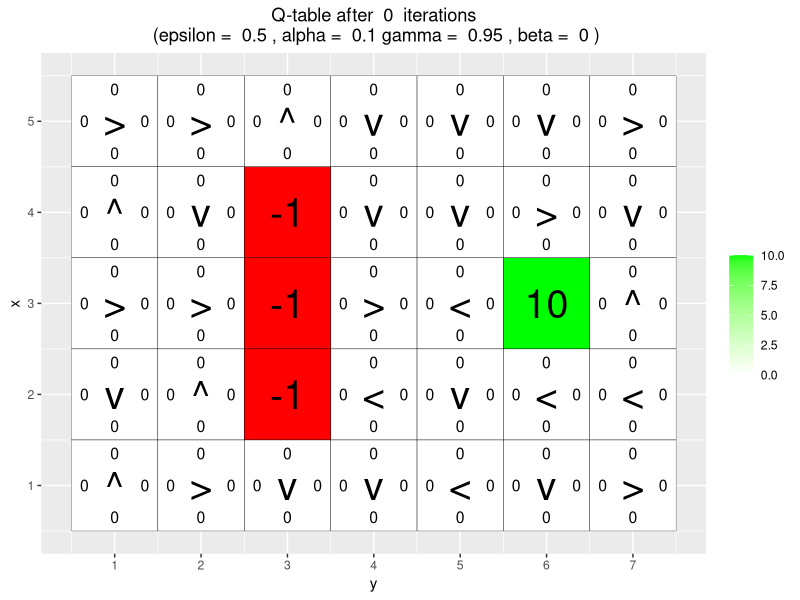
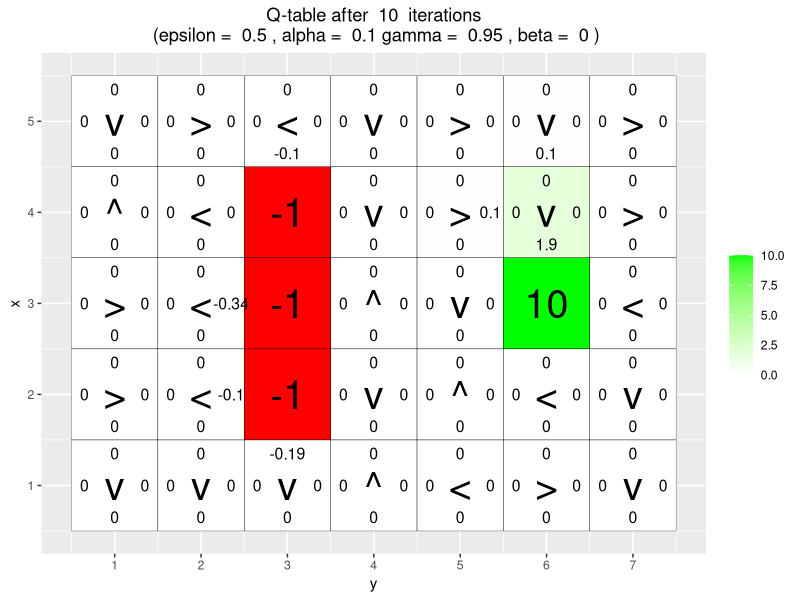
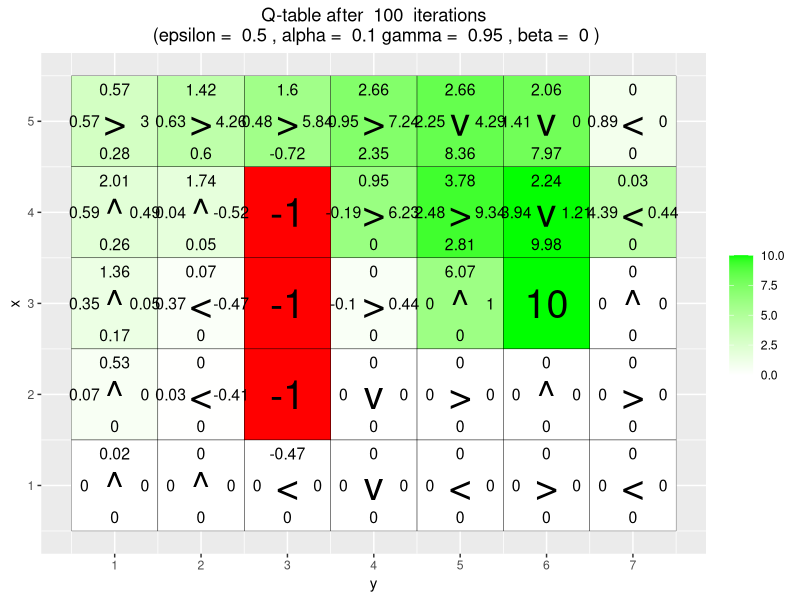
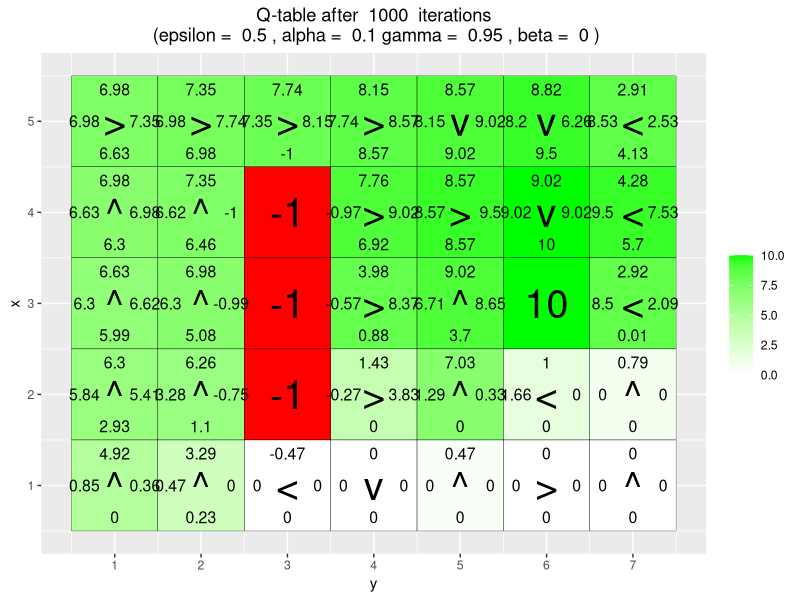
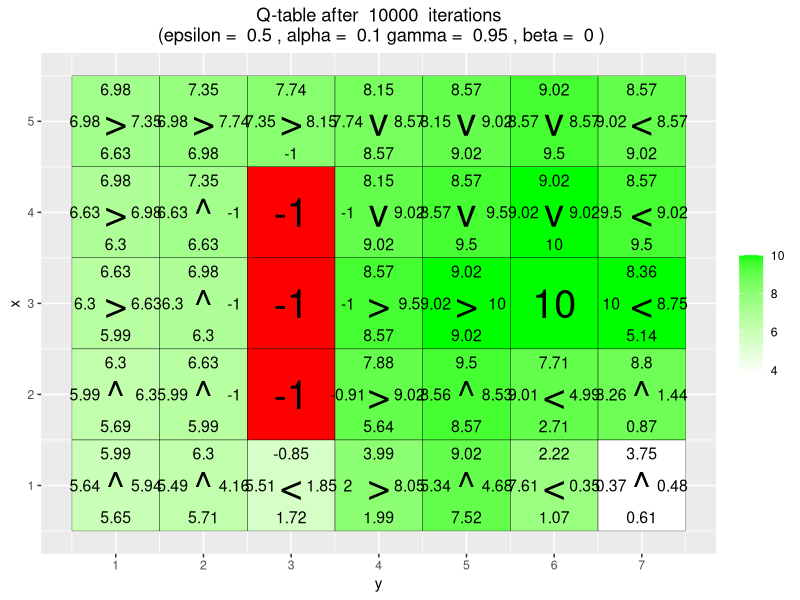
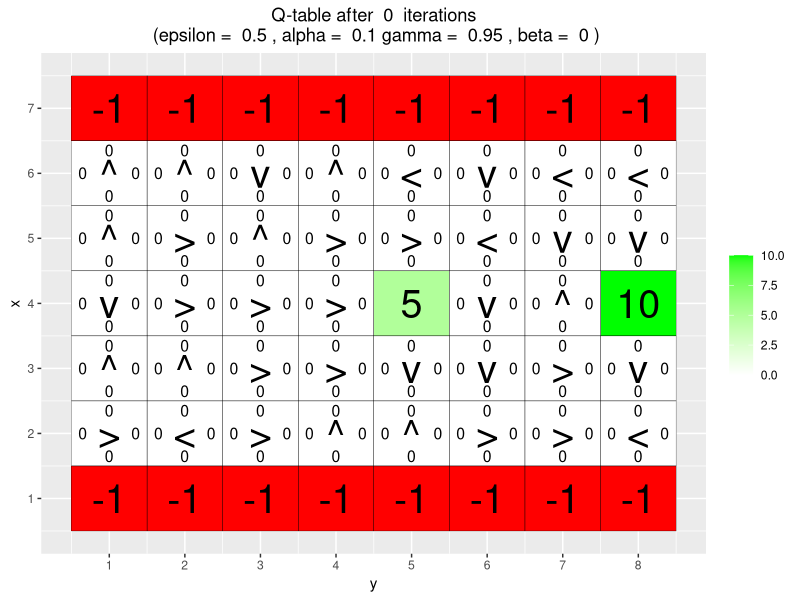
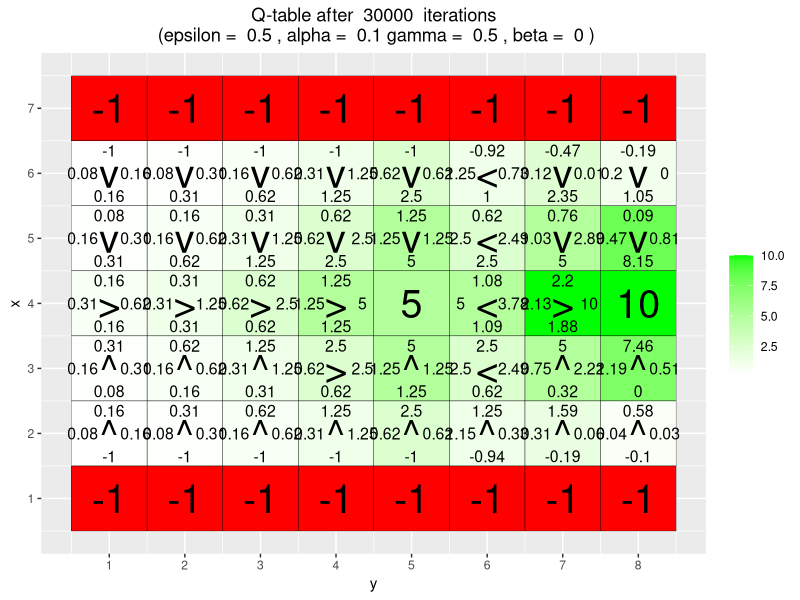
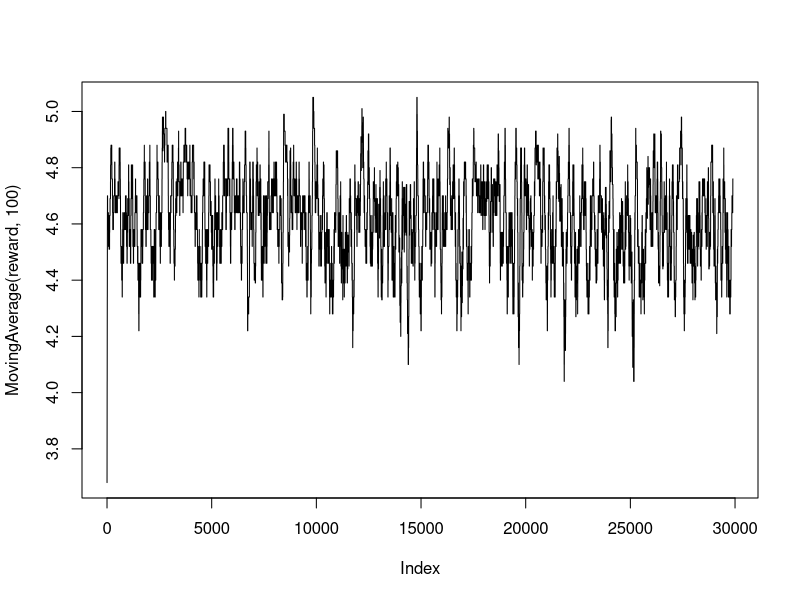

These figures' R source, in order: (Note: a time limit stopped this script after it produced the figures.)
## ---- chunk 1
knitr::opts_chunk$set(echo = TRUE)
library(ggplot2)
## ---- chunk 2
arrows <- c("^", ">", "v", "<")
action_deltas <- list(c(1,0), # up
                      c(0,1), # right
                      c(-1,0), # down
                      c(0,-1)) # left
## ---- chunk 3
vis_environment <- function(iterations=0, epsilon = 0.5, alpha = 0.1, gamma = 0.95, beta = 0){
  
  # Visualize an environment with rewards. 
  # Q-values for all actions are displayed on the edges of each tile.
  # The (greedy) policy for each state is also displayed.
  # 
  # Args:
  #   iterations, epsilon, alpha, gamma, beta (optional): for the figure title.
  #   reward_map (global variable): a HxW array containing the reward given at each state.
  #   q_table (global variable): a HxWx4 array containing Q-values for each state-action pair.
  #   H, W (global variables): environment dimensions.
  
  df <- expand.grid(x=1:H,y=1:W)
  foo <- mapply(function(x,y) ifelse(reward_map[x,y] == 0,q_table[x,y,1],NA),df$x,df$y)
  df$val1 <- as.vector(round(foo, 2))
  foo <- mapply(function(x,y) ifelse(reward_map[x,y] == 0,q_table[x,y,2],NA),df$x,df$y)
  df$val2 <- as.vector(round(foo, 2))
  foo <- mapply(function(x,y) ifelse(reward_map[x,y] == 0,q_table[x,y,3],NA),df$x,df$y)
  df$val3 <- as.vector(round(foo, 2))
  foo <- mapply(function(x,y) ifelse(reward_map[x,y] == 0,q_table[x,y,4],NA),df$x,df$y)
  df$val4 <- as.vector(round(foo, 2))
  foo <- mapply(function(x,y) 
    ifelse(reward_map[x,y] == 0,arrows[GreedyPolicy(x,y)],reward_map[x,y]),df$x,df$y)
  df$val5 <- as.vector(foo)
  foo <- mapply(function(x,y) ifelse(reward_map[x,y] == 0,max(q_table[x,y,]),
                                     ifelse(reward_map[x,y]<0,NA,reward_map[x,y])),df$x,df$y)
  df$val6 <- as.vector(foo)
  
  print(ggplot(df,aes(x = y,y = x)) +
          scale_fill_gradient(low = "white", high = "green", na.value = "red", name = "") +
          geom_tile(aes(fill=val6)) +
          geom_text(aes(label = val1),size = 4,nudge_y = .35,na.rm = TRUE) +
          geom_text(aes(label = val2),size = 4,nudge_x = .35,na.rm = TRUE) +
          geom_text(aes(label = val3),size = 4,nudge_y = -.35,na.rm = TRUE) +
          geom_text(aes(label = val4),size = 4,nudge_x = -.35,na.rm = TRUE) +
          geom_text(aes(label = val5),size = 10) +
          geom_tile(fill = 'transparent', colour = 'black') + 
          ggtitle(paste("Q-table after ",iterations," iterations\n",
                        "(epsilon = ",epsilon,", alpha = ",alpha,"gamma = ",gamma,", beta = ",beta,")")) +
          theme(plot.title = element_text(hjust = 0.5)) +
          scale_x_continuous(breaks = c(1:W),labels = c(1:W)) +
          scale_y_continuous(breaks = c(1:H),labels = c(1:H)))
  
}
## ---- chunk 4
GreedyPolicy <- function(x, y){
  
  # Get a greedy action for state (x,y) from q_table.
  #
  # Args:
  #   x, y: state coordinates.
  #   q_table (global variable): a HxWx4 array containing Q-values for each state-action pair.
  # 
  # Returns:
  #   An action, i.e. integer in {1,2,3,4}.
  
  ## Your code here. 
  #q_values <- q_table[x, y, ] # gives the values of 4 actions for a specific location
  #greedy_action <- which.max(q_values) # chooses the best action with maximum value
  #return(greedy_action)
  
  # Get the set of best actions, and sample one uniformly
  best_actions <- which(q_table[x,y,] == max(q_table[x,y,]))
  if (length(best_actions) == 1){return(best_actions)}
  else {return(sample(best_actions, 1))}
}
## ---- chunk 5
EpsilonGreedyPolicy <- function(x, y, epsilon){
  
  # Get an epsilon-greedy action for state (x,y) from q_table.
  #
  # Args:
  #   x, y: state coordinates.
  #   epsilon: probability of acting randomly.
  # 
  # Returns:
  #   An action, i.e. integer in {1,2,3,4}.
  
  ## Your code here. 
  ## explore with prob epsilon, greedy action wih prob 1-epsilon
  #rand_num <- runif(1)
  #action <- ifelse(rand_num < epsilon, sample(1:4, 1), GreedyPolicy(x,y))
  #return(action)
  
  # Take a random action
  if (runif(1) < epsilon){return(sample(1:4, 1))}
  
  # Take a greedy action
  return(GreedyPolicy(x,y))
}
## ---- chunk 6
transition_model <- function(x, y, action, beta){
  
  # Computes the new state after given action is taken. The agent will follow the action 
  # with probability (1-beta) and slip to the right or left with probability beta/2 each.
  # 
  # Args:
  #   x, y: state coordinates.
  #   action: which action the agent takes (in {1,2,3,4}).
  #   beta: probability of the agent slipping to the side when trying to move.
  #   H, W (global variables): environment dimensions.
  # 
  # Returns:
  #   The new state after the action has been taken.
  
  delta <- sample(-1:1, size = 1, prob = c(0.5*beta,1-beta,0.5*beta))
  final_action <- ((action + delta + 3) %% 4) + 1
  foo <- c(x,y) + unlist(action_deltas[final_action])
  foo <- pmax(c(1,1),pmin(foo,c(H,W)))
  
  return (foo)
}
## ---- chunk 7
q_learning <- function(start_state, epsilon = 0.5, alpha = 0.1, gamma = 0.95, 
                       beta = 0){
  
  # Perform one episode of Q-learning. The agent should move around in the 
  # environment using the given transition model and update the Q-table.
  # The episode ends when the agent reaches a terminal state.
  # 
  # Args:
  #   start_state: array with two entries, describing the starting position of the agent.
  #   epsilon (optional): probability of acting randomly.
  #   alpha (optional): learning rate.
  #   gamma (optional): discount factor.
  #   beta (optional): slipping factor.
  #   reward_map (global variable): a HxW array containing the reward given at each state.
  #   q_table (global variable): a HxWx4 array containing Q-values for each state-action pair.
  # 
  # Returns:
  #   reward: reward received in the episode.
  #   correction: sum of the temporal difference correction terms over the episode.
  #   q_table (global variable): Recall that R passes arguments by value. So, q_table being
  #   a global variable can be modified with the superassigment operator <<-.
  
  # Your code here. 
  
  # Initialize the variables
  state_x <- start_state[1]
  state_y <- start_state[2]
  episode_correction <- 0
  
  repeat{
    # Get the action
    action <- EpsilonGreedyPolicy(state_x, state_y, epsilon)
    
    # Get the new states after taking the action, goes to selection location with prob 1-beta
    new_state <- transition_model(state_x, state_y, action, beta)
    state_x_new <- new_state[1]
    state_y_new <- new_state[2]
    
    # Update the reward map
    reward <- reward_map[state_x_new, state_y_new] 
    
    # Update Q-table
    step_correction <- reward + gamma * max(q_table[state_x_new, state_y_new, ]) - q_table[state_x, state_y, action]
    q_table[state_x, state_y, action] <<- q_table[state_x, state_y, action] + alpha * step_correction
    
    # Update total temporal difference correction
    episode_correction <- episode_correction + abs(step_correction)
    
    # Reset the state 
    state_x <- state_x_new
    state_y <- state_y_new

    if(reward!=0)
      # End episode.
      return (c(reward,episode_correction))
  }
}
## ---- chunk 8
H <- 5
W <- 7

reward_map <- matrix(0, nrow = H, ncol = W)
reward_map[3,6] <- 10
reward_map[2:4,3] <- -1

q_table <- array(0,dim = c(H,W,4))

vis_environment()

for(i in 1:10000){
  foo <- q_learning(start_state = c(3,1))
  
  if(any(i==c(10,100,1000,10000)))
    vis_environment(i)
    cat("\n\n")
}
## ---- chunk 9
H <- 7
W <- 8

reward_map <- matrix(0, nrow = H, ncol = W)
reward_map[1,] <- -1
reward_map[7,] <- -1
reward_map[4,5] <- 5
reward_map[4,8] <- 10

q_table <- array(0,dim = c(H,W,4))

vis_environment()

MovingAverage <- function(x, n){
  
  cx <- c(0,cumsum(x))
  rsum <- (cx[(n+1):length(cx)] - cx[1:(length(cx) - n)]) / n
  
  return (rsum)
}

for(j in c(0.5,0.75,0.95)){
  q_table <- array(0,dim = c(H,W,4))
  reward <- NULL
  correction <- NULL
  
  for(i in 1:30000){
    foo <- q_learning(gamma = j, start_state = c(4,1))
    reward <- c(reward,foo[1])
    correction <- c(correction,foo[2])
  }
  
  vis_environment(i, gamma = j)
  cat("\n\n")
  plot(MovingAverage(reward,100),type = "l")
  cat("\n\n")
  plot(MovingAverage(correction,100),type = "l")
  cat("\n\n")
}

for(j in c(0.5,0.75,0.95)){
  q_table <- array(0,dim = c(H,W,4))
  reward <- NULL
  correction <- NULL
  
  for(i in 1:30000){
    foo <- q_learning(epsilon = 0.1, gamma = j, start_state = c(4,1))
    reward <- c(reward,foo[1])
    correction <- c(correction,foo[2])
  }
  
  vis_environment(i, epsilon = 0.1, gamma = j)
  cat("\n\n")
  plot(MovingAverage(reward,100),type = "l")
  cat("\n\n")
  plot(MovingAverage(correction,100),type = "l")
  cat("\n\n")
}
## ---- chunk 10
H <- 3
W <- 6

reward_map <- matrix(0, nrow = H, ncol = W)
reward_map[1,2:5] <- -1
reward_map[1,6] <- 10

q_table <- array(0,dim = c(H,W,4))

vis_environment()
cat("\n\n")

for(j in c(0,0.2,0.4,0.66)){
  q_table <- array(0,dim = c(H,W,4))
  
  for(i in 1:10000)
    foo <- q_learning(gamma = 0.6, beta = j, start_state = c(1,1))
  
  vis_environment(i, gamma = 0.6, beta = j)
  cat("\n\n")
}
